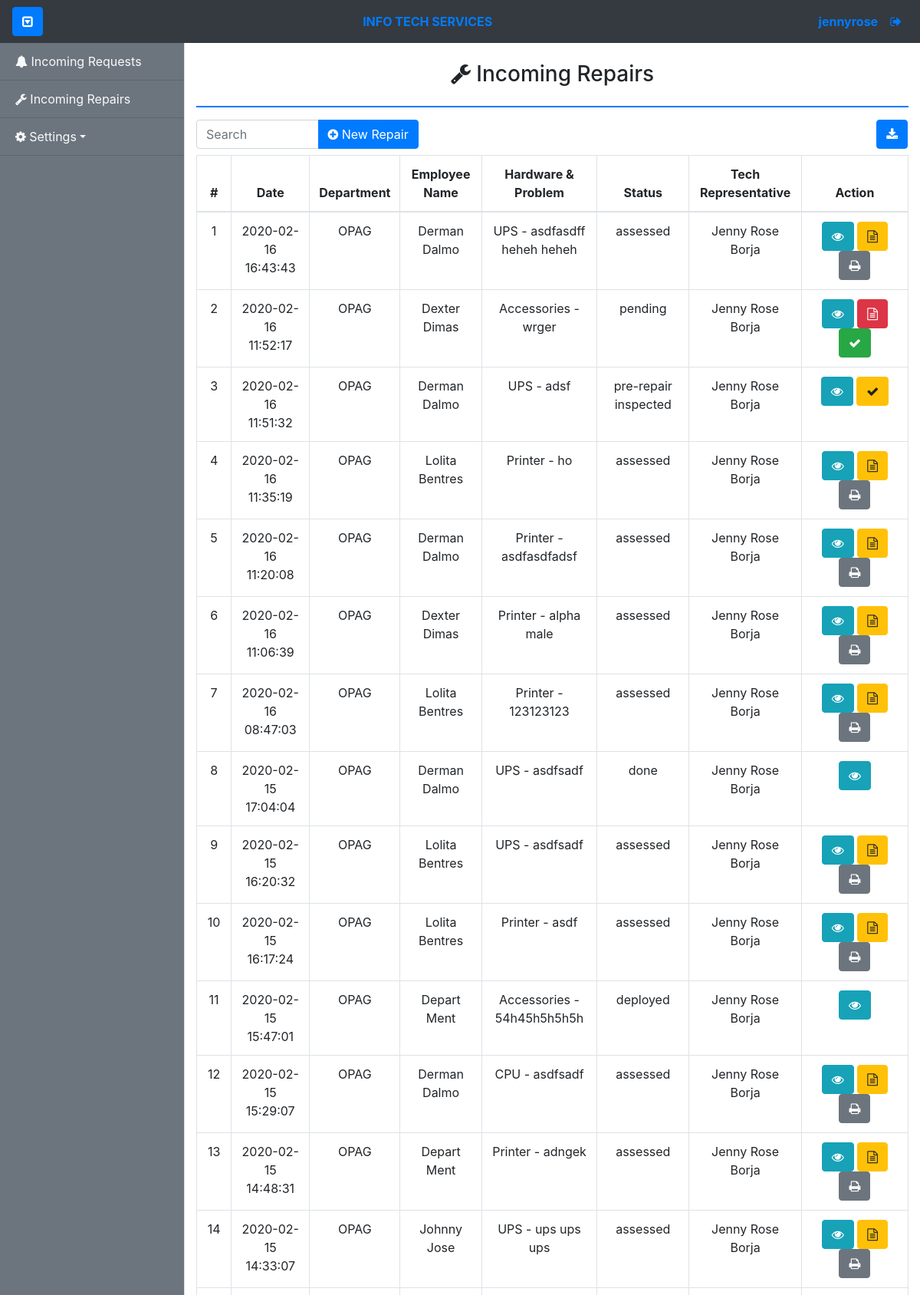
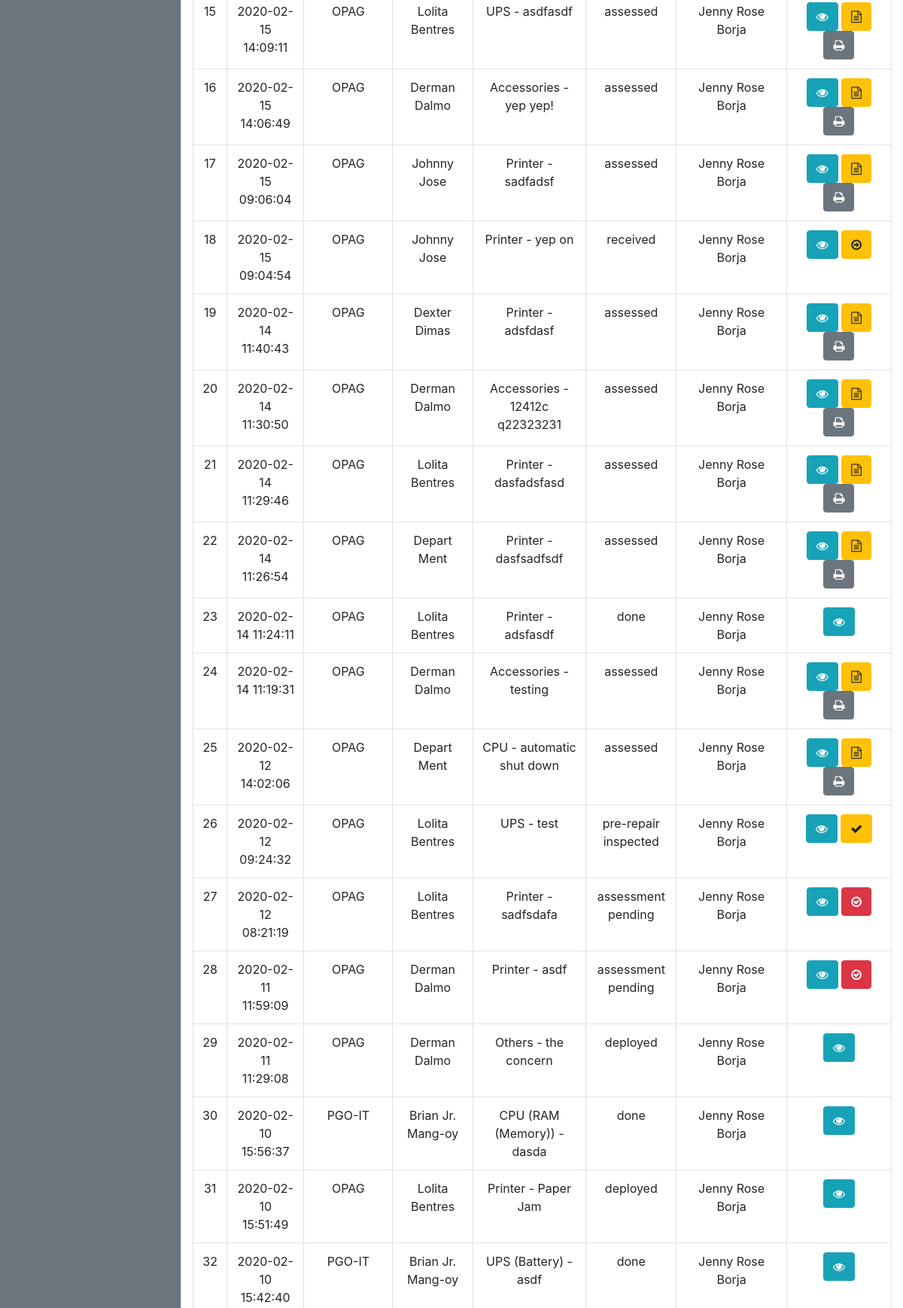
Page /admin/incoming-repairs.php (signed in, upper part) on the committed database (2 pictures, top to bottom).
### tables this page shows
CREATE TABLE `itservices_request_tbl` (
  `itsrequest_id` int(11) NOT NULL,
  `dept_id` int(11) DEFAULT NULL,
  `emp_id` int(11) DEFAULT NULL,
  `itsrequest_date` datetime NOT NULL,
  `concern` varchar(255) NOT NULL,
  `status` enum('post-repair inspected','pre-repair inspected','assessment pending','deployed','done','pending','received','assessed') NOT NULL DEFAULT 'received',
  `statusupdate_useraccount_id` int(255) DEFAULT NULL,
  `itsrequest_category` enum('hw','other') DEFAULT NULL,
  `hwcomponent_id` int(11) DEFAULT NULL,
  `hwcomponent_sub_id` int(11) NOT NULL,
  `itshw_category` enum('on-site','walk-in','pulled-out') DEFAULT NULL,
  `property_num` varchar(255) DEFAULT NULL,
  `solution` varchar(500) DEFAULT NULL,
  `received_date` datetime DEFAULT NULL
);

CREATE TABLE `department_tbl` (
  `dept_id` int(11) NOT NULL,
  `dept_code` varchar(255) NOT NULL,
  `dept_name` varchar(255) NOT NULL
);

CREATE TABLE `employee_tbl` (
  `emp_id` int(11) NOT NULL,
  `dept_id` int(11) DEFAULT NULL,
  `emp_idnum` int(255) NOT NULL,
  `emp_fname` varchar(255) NOT NULL,
  `emp_lname` varchar(255) NOT NULL,
  `emp_position` varchar(255) DEFAULT NULL
);

CREATE TABLE `hardwarecomponent_tbl` (
  `hwcomponent_id` int(11) NOT NULL,
  `hwcomponent_name` varchar(255) NOT NULL,
  `hwcomponent_type` enum('main','sub') DEFAULT NULL,
  `hwcomponent_category` int(10) DEFAULT NULL
);

CREATE TABLE `useraccount_tbl` (
  `useraccount_id` int(11) NOT NULL,
  `emp_id` int(11) DEFAULT NULL,
  `username` varchar(255) NOT NULL,
  `password` varchar(255) NOT NULL,
  `status` enum('1','0') NOT NULL DEFAULT '1',
  `usertype` enum('programmer','admin','personnel','department') NOT NULL,
  `dept_id` int(11) DEFAULT NULL
);

### config/controllers/controller.php (called while the page is built, shortened)
<?php
class Controller
{
	public function getHardwareComponents($hwcomponent_id = null)
	{
		global $con;
		if ($hwcomponent_id == null) {
			$qry = "SELECT * FROM hardwarecomponent_tbl";
			if ($con->query($qry)) {
				$result1 = $con->query($qry);
				if ($result1->num_rows == 0) {
					return $result1->num_rows;
				}
				$components = array();
				while ($row = $result1->fetch_assoc()) {
					$components[] = $row;
				}
				return $components;
			} else {
				return false;
			}
		} else {
			$qry = "SELECT * FROM hardwarecomponent_tbl WHERE hwcomponent_id = '" . $hwcomponent_id . "' ";
			if ($con->query($qry)) {
				$result1 = $con->query($qry);
				if ($result1->num_rows == 0) {
					return $result1->num_rows;
				}
				$components = array();
				while ($row = $result1->fetch_assoc()) {
					$components[] = $row;
				}
				return $components;
			} else {
				return false;
			}
		}
	}
	public function getUserAccount($useraccount_id = null)
	{
		global $con;
		if ($useraccount_id == null) {
			$qry = "SELECT * FROM useraccount_tbl LEFT JOIN employee_tbl ON useraccount_tbl.emp_id=employee_tbl.emp_id LEFT JOIN department_tbl ON useraccount_tbl.dept_id=department_tbl.dept_id";
			if ($con->query($qry)) {
				$result = $con->query($qry);
				if ($result->num_rows != 0) {
					$users = array();
					while ($row = $result->fetch_assoc()) {
						$users[] = $row;
					}
					return $users;
				} else {
					return $result->num_rows;
				}
			} else {
				return false;
			}
		} else {
			$qry = "SELECT * FROM useraccount_tbl LEFT JOIN employee_tbl ON useraccount_tbl.emp_id=employee_tbl.emp_id LEFT JOIN department_tbl ON useraccount_tbl.dept_id=department_tbl.dept_id WHERE useraccount_tbl.useraccount_id = '" . $useraccount_id . "' ";
			if ($con->query($qry)) {
				$result = $con->query($qry);
				if ($result->num_rows != 0) {
					$users = array();
					while ($row = $result->fetch_assoc()) {
						$users[] = $row;
					}
					return $users;
				} else {
					return $result->num_rows;
				}
			} else {
				return false;
			}
		}
	}
	public function getRepair($itsrequest_id = null)
	{
		global $con;
		if ($itsrequest_id == null) {
			$qry = "SELECT * FROM itservices_request_tbl
							INNER JOIN employee_tbl ON itservices_request_tbl.emp_id=employee_tbl.emp_id
							INNER JOIN department_tbl ON itservices_request_tbl.dept_id=department_tbl.dept_id
							INNER JOIN hardwarecomponent_tbl ON itservices_request_tbl.hwcomponent_id=hardwarecomponent_tbl.hwcomponent_id
							WHERE itshw_category != 'on-site' AND itshw_category is NOT NULL
							ORDER BY itsrequest_date DESC";
			if ($con->query($qry)) {
				$result = $con->query($qry);
				if ($result->num_rows) {
					$requests = array();
					while ($row = $result->fetch_assoc()) {
						$requests[] = $row;
					}
					return $requests;
				} else {
					return $result->num_rows;
				}
			} else {
				return false;
			}
		}
	}
	public function getAssessmentReportByRequestId($itsrequest_id = null)
	{
		global $con;
		if ($itsrequest_id == null) {
			$qry = "SELECT * FROM repassessreport_tbl ORDER BY assessment_date";
			if ($con->query($qry)) {
				$result = $con->query($qry);
				if ($result->num_rows != 0) {
					$reports = array();
					while ($row = $result->fetch_assoc()) {
						$reports[] = $row;
					}
					return $reports;
				} else {
					return $result->num_rows;
				}
			} else {
				return false;
			}
		} else {
			$qry = "SELECT * FROM repassessreport_tbl WHERE itsrequest_id = {$itsrequest_id} ";
			if ($con->query($qry)) {
				$result = $con->query($qry);
				if ($result->num_rows != 0) {
					return $result->fetch_assoc();
				} else {
					return $result->num_rows;
				}
			} else {
				return false;
			}
		}
	}
}

### tables/incomingrepair-tbl.php (the view, shortened to what this page needs)
<?php
if (!$repairs) {
?>
  <div class="alert alert-info text-center">
    <?= "No Incoming Repair Queued!"; ?>
  </div>
<?php
} else {
?>
  <table class="table table-bordered text-center">
    <thead>
      <th>#</th>
      <th>Date</th>
      <th>Department</th>
      <th>Employee Name</th>
      <th>Hardware & Problem</th>
      <th>Status</th>
      <th>Tech Representative</th>
      <th>Action</th>
    </thead>
    <tbody id="table_body">
      <?php
      $ctr = 1;
      foreach ($repairs as $value) {
        $component = $control->getHardwareComponents($value['hwcomponent_sub_id']);
      ?>
        <tr>
          <td> <?= $ctr ?> </td>
          <td> <?= $value['itsrequest_date'] ?> </td>
          <td> <?= $value['dept_code'] ?> </td>
          <td> <?= $value['emp_fname'] ?> <?= $value['emp_lname'] ?> </td>
          <td> <?= $value['hwcomponent_name'] ?>
            <?php
            if ($component !== 0) {
              foreach ($component as $name) {
            ?>
                (<?= $name['hwcomponent_name'] ?>)
            <?php
              }
            }
            ?>
            - <?= $value['concern'] ?> </td>
          <td> <?= $value['status'] ?> </td>
          <td>
            <?php $getTechRepEmployee = $control->getUserAccount($value['statusupdate_useraccount_id']);
            foreach ($getTechRepEmployee as $val) {
              echo $val['emp_fname'] . ' ' . $val['emp_lname'];
            }
            ?>
          </td>
          <td style="width: 15%">
            <button type="button" class="btn btn-info view" data-toggle="tooltip" title="View Details" id="<?= $value['itsrequest_id'] ?>"><i class="fa fa-eye" aria-hidden="true"></i></button>
            <?php
            if ($value['status'] === 'received') {
            ?>
              <button type="button" class="btn btn-warning pending" data-toggle="tooltip" title="Start Repair" id="<?= $value['itsrequest_id'] ?>" data-id="<?= $_SESSION['useraccount_id'] ?>"><i class="fa fa-arrow-circle-o-right" aria-hidden="true"></i></button>
            <?php
            } else if ($value['status'] == 'pending') {
            ?>
              <button type="button" class="btn btn-assessment btn-danger assess" data-toggle="tooltip" title="For Assessment" id="<?= $value['itsrequest_id'] ?>" data-useraccount_id="<?= $_SESSION['useraccount_id'] ?>" data-hwcomponent_id="<?= $value['hwcomponent_id'] ?>" data-dept_id="<?= $value['dept_id'] ?>"><i class="fa fa-file-text-o" aria-hidden="true"></i></button>
              <button type="button" class="btn btn-success done" data-toggle="tooltip" title="Done" id="<?= $value['itsrequest_id'] ?>" data-id="<?= $_SESSION['useraccount_id'] ?>"><i class="fa fa-check" aria-hidden="true"></i></button>
            <?php
            } else if ($value['status'] === 'assessment pending') {
            ?>
              <button type="button" class="btn btn-danger assessment-created" data-toggle="tooltip" title="Assessment Created" id="<?= $value['itsrequest_id'] ?>" data-id="<?= $_SESSION['useraccount_id'] ?>"><i class="fa fa-check-circle-o" aria-hidden="true"></i></button>
            <?php
            } else if ($value['status'] === 'assessed') {
            ?>
              <button type="button" class="btn btn-warning pre-inspect" data-toggle="tooltip" title="Pre-Repair Inspect" id="<?= $value['itsrequest_id'] ?>" data-id="<?= $_SESSION['useraccount_id'] ?>"><i class="fa fa-file-text-o" aria-hidden="true"></i></button>
              <?php $assessmentReport = $control->getAssessmentReportByRequestId($value['itsrequest_id']); ?>
              <button type="button" class="btn btn-secondary btn-print-assessment" data-toggle="tooltip" title="Print Assessment Form" data-assessment-report-id="<?= $assessmentReport['repassessreport_id'] ?>"><i class="fa fa-print" aria-hidden="true"></i></button>
            <?php
            } else if ($value['status'] === 'pre-repair inspected') {
            ?>
              <button type="button" class="btn btn-warning post-inspect" data-toggle="tooltip" title="Post-Repair Inspect" id="<?= $value['itsrequest_id'] ?>" data-id="<?= $_SESSION['useraccount_id'] ?>"><i class="fa fa-check" aria-hidden="true"></i></button>
            <?php
            } else if ($value['status'] === 'post-repair inspected') {
            ?>
              <button type="button" class="btn btn-success done" data-toggle="tooltip" title="Done" id="<?= $value['itsrequest_id'] ?>" data-id="<?= $_SESSION['useraccount_id'] ?>"><i class="fa fa-check" aria-hidden="true"></i></button>
            <?php
            }
            ?>
          </td>
        </tr>
      <?php
        $ctr += 1;
      }
      ?>
    </tbody>
  </table>
  </div>
  </div>
<?php
}
?>

### css/simple-sidebar.css (style rules this page uses)
body { overflow-x: hidden; }

### rows in the picture
itservices_request_tbl: itsrequest_date "2020-02-16 16:43:43", dept.dept_code "OPAG", emp.emp_fname "Derman", emp.emp_lname "Dalmo", hwcomponent.hwcomponent_name "UPS", concern "asdfasdff heheh heheh", status "assessed"
useraccount_tbl: emp.emp_fname "Jenny Rose", emp.emp_lname "Borja"
itservices_request_tbl: itsrequest_date "2020-02-16 11:52:17", dept.dept_code "OPAG", emp.emp_fname "Dexter", emp.emp_lname "Dimas", hwcomponent.hwcomponent_name "Accessories", concern "wrger", status "pending"
itservices_request_tbl: itsrequest_date "2020-02-16 11:51:32", dept.dept_code "OPAG", emp.emp_fname "Derman", emp.emp_lname "Dalmo", hwcomponent.hwcomponent_name "UPS", concern "adsf", status "pre-repair inspected"
itservices_request_tbl: itsrequest_date "2020-02-16 11:35:19", dept.dept_code "OPAG", emp.emp_fname "Lolita", emp.emp_lname "Bentres", hwcomponent.hwcomponent_name "Printer", concern "ho", status "assessed"
itservices_request_tbl: itsrequest_date "2020-02-16 11:20:08", dept.dept_code "OPAG", emp.emp_fname "Derman", emp.emp_lname "Dalmo", hwcomponent.hwcomponent_name "Printer", concern "asdfasdfadsf", status "assessed"
itservices_request_tbl: itsrequest_date "2020-02-16 11:06:39", dept.dept_code "OPAG", emp.emp_fname "Dexter", emp.emp_lname "Dimas", hwcomponent.hwcomponent_name "Printer", concern "alpha male", status "assessed"
itservices_request_tbl: itsrequest_date "2020-02-16 08:47:03", dept.dept_code "OPAG", emp.emp_fname "Lolita", emp.emp_lname "Bentres", hwcomponent.hwcomponent_name "Printer", concern "123123123", status "assessed"
itservices_request_tbl: itsrequest_date "2020-02-15 17:04:04", dept.dept_code "OPAG", emp.emp_fname "Derman", emp.emp_lname "Dalmo", hwcomponent.hwcomponent_name "UPS", concern "asdfsadf", status "done"
itservices_request_tbl: itsrequest_date "2020-02-15 16:20:32", dept.dept_code "OPAG", emp.emp_fname "Lolita", emp.emp_lname "Bentres", hwcomponent.hwcomponent_name "UPS", concern "asdfsadf", status "assessed"
itservices_request_tbl: itsrequest_date "2020-02-15 16:17:24", dept.dept_code "OPAG", emp.emp_fname "Lolita", emp.emp_lname "Bentres", hwcomponent.hwcomponent_name "Printer", concern "asdf", status "assessed"
itservices_request_tbl: itsrequest_date "2020-02-15 15:47:01", dept.dept_code "OPAG", emp.emp_fname "Depart", emp.emp_lname "Ment", hwcomponent.hwcomponent_name "Accessories", concern "54h45h5h5h5h", status "deployed"
itservices_request_tbl: itsrequest_date "2020-02-15 15:29:07", dept.dept_code "OPAG", emp.emp_fname "Derman", emp.emp_lname "Dalmo", hwcomponent.hwcomponent_name "CPU", concern "asdfsadf", status "assessed"
itservices_request_tbl: itsrequest_date "2020-02-15 14:48:31", dept.dept_code "OPAG", emp.emp_fname "Depart", emp.emp_lname "Ment", hwcomponent.hwcomponent_name "Printer", concern "adngek", status "assessed"
itservices_request_tbl: itsrequest_date "2020-02-15 14:33:07", dept.dept_code "OPAG", emp.emp_fname "Johnny", emp.emp_lname "Jose", hwcomponent.hwcomponent_name "UPS", concern "ups ups ups", status "assessed"
itservices_request_tbl: itsrequest_date "2020-02-15 14:09:11", dept.dept_code "OPAG", emp.emp_fname "Lolita", emp.emp_lname "Bentres", hwcomponent.hwcomponent_name "UPS", concern "asdfasdf", status "assessed"
itservices_request_tbl: itsrequest_date "2020-02-15 14:06:49", dept.dept_code "OPAG", emp.emp_fname "Derman", emp.emp_lname "Dalmo", hwcomponent.hwcomponent_name "Accessories", concern "yep yep!", status "assessed"
itservices_request_tbl: itsrequest_date "2020-02-15 09:06:04", dept.dept_code "OPAG", emp.emp_fname "Johnny", emp.emp_lname "Jose", hwcomponent.hwcomponent_name "Printer", concern "sadfadsf", status "assessed"
itservices_request_tbl: itsrequest_date "2020-02-15 09:04:54", dept.dept_code "OPAG", emp.emp_fname "Johnny", emp.emp_lname "Jose", hwcomponent.hwcomponent_name "Printer", concern "yep on", status "received"
itservices_request_tbl: itsrequest_date "2020-02-14 11:40:43", dept.dept_code "OPAG", emp.emp_fname "Dexter", emp.emp_lname "Dimas", hwcomponent.hwcomponent_name "Printer", concern "adsfdasf", status "assessed"
itservices_request_tbl: itsrequest_date "2020-02-14 11:30:50", dept.dept_code "OPAG", emp.emp_fname "Derman", emp.emp_lname "Dalmo", hwcomponent.hwcomponent_name "Accessories", concern "12412c q22323231", status "assessed"
itservices_request_tbl: itsrequest_date "2020-02-14 11:29:46", dept.dept_code "OPAG", emp.emp_fname "Lolita", emp.emp_lname "Bentres", hwcomponent.hwcomponent_name "Printer", concern "dasfadsfasd", status "assessed"
itservices_request_tbl: itsrequest_date "2020-02-14 11:26:54", dept.dept_code "OPAG", emp.emp_fname "Depart", emp.emp_lname "Ment", hwcomponent.hwcomponent_name "Printer", concern "dasfsadfsdf", status "assessed"
itservices_request_tbl: itsrequest_date "2020-02-14 11:24:11", dept.dept_code "OPAG", emp.emp_fname "Lolita", emp.emp_lname "Bentres", hwcomponent.hwcomponent_name "Printer", concern "adsfasdf", status "done"
itservices_request_tbl: itsrequest_date "2020-02-14 11:19:31", dept.dept_code "OPAG", emp.emp_fname "Derman", emp.emp_lname "Dalmo", hwcomponent.hwcomponent_name "Accessories", concern "testing", status "assessed"
itservices_request_tbl: itsrequest_date "2020-02-12 14:02:06", dept.dept_code "OPAG", emp.emp_fname "Depart", emp.emp_lname "Ment", hwcomponent.hwcomponent_name "CPU", concern "automatic shut down", status "assessed"
itservices_request_tbl: itsrequest_date "2020-02-12 09:24:32", dept.dept_code "OPAG", emp.emp_fname "Lolita", emp.emp_lname "Bentres", hwcomponent.hwcomponent_name "UPS", concern "test", status "pre-repair inspected"
itservices_request_tbl: itsrequest_date "2020-02-12 08:21:19", dept.dept_code "OPAG", emp.emp_fname "Lolita", emp.emp_lname "Bentres", hwcomponent.hwcomponent_name "Printer", concern "sadfsdafa", status "assessment pending"
itservices_request_tbl: itsrequest_date "2020-02-11 11:59:09", dept.dept_code "OPAG", emp.emp_fname "Derman", emp.emp_lname "Dalmo", hwcomponent.hwcomponent_name "Printer", concern "asdf", status "assessment pending"
itservices_request_tbl: itsrequest_date "2020-02-11 11:29:08", dept.dept_code "OPAG", emp.emp_fname "Derman", emp.emp_lname "Dalmo", hwcomponent.hwcomponent_name "Others", concern "the concern", status "deployed"
itservices_request_tbl: itsrequest_date "2020-02-10 15:56:37", dept.dept_code "PGO-IT", emp.emp_fname "Brian Jr.", emp.emp_lname "Mang-oy", hwcomponent.hwcomponent_name "CPU", concern "dasda", status "done"
hardwarecomponent_tbl: hwcomponent_name "RAM (Memory)"
itservices_request_tbl: itsrequest_date "2020-02-10 15:51:49", dept.dept_code "OPAG", emp.emp_fname "Lolita", emp.emp_lname "Bentres", hwcomponent.hwcomponent_name "Printer", concern "Paper Jam", status "deployed"
itservices_request_tbl: itsrequest_date "2020-02-10 15:42:40", dept.dept_code "PGO-IT", emp.emp_fname "Brian Jr.", emp.emp_lname "Mang-oy", hwcomponent.hwcomponent_name "UPS", concern "asdf", status "done"
hardwarecomponent_tbl: hwcomponent_name "Battery"

### other values in the picture
$_SESSION['username'] "jennyrose"
